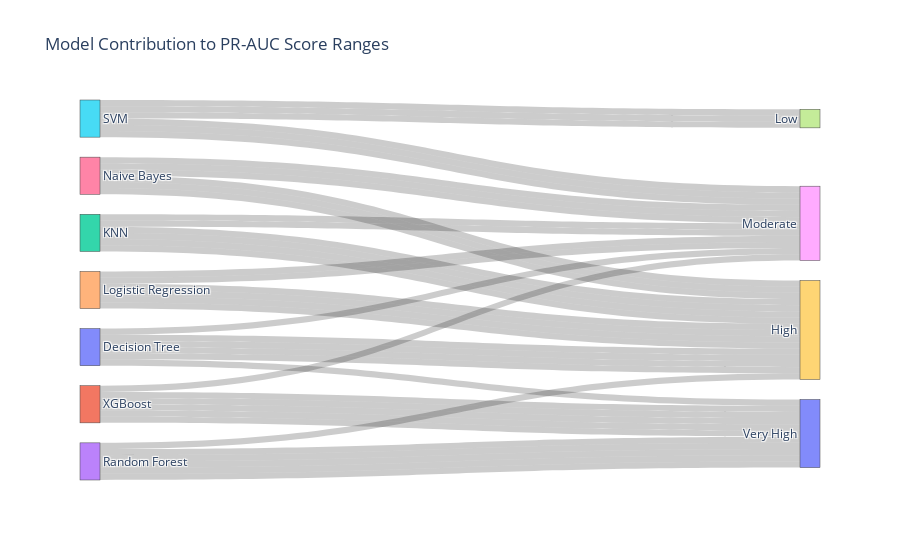

This figure's notebook cell:
### Code cell
import plotly.graph_objects as go

# Example structure for linking models to score ranges
model_scores = df_all[["Model", "PR-AUC"]]
score_ranges = pd.cut(model_scores["PR-AUC"], bins=[0.6, 0.7, 0.8, 0.9, 1.0], labels=["Low", "Moderate", "High", "Very High"])
links = model_scores.assign(ScoreRange=score_ranges)

# Build Sankey Diagram
fig = go.Figure(go.Sankey(
    node=dict(label=list(links["Model"].unique()) + ["Low", "Moderate", "High", "Very High"]),  # Explicit category labels
    link=dict(source=[links["Model"].tolist().index(m) for m in links["Model"]],
              target=[["Low", "Moderate", "High", "Very High"].index(s) + len(links["Model"].unique()) for s in links["ScoreRange"]],
              value=[1] * len(links))
))

fig.update_layout(title_text="Model Contribution to PR-AUC Score Ranges", font_size=12)
fig.show()

### Figure 1 — Plotly figure (JSON) as saved in the notebook; plotly's stock layout.template omitted (floating-point values rounded to 4 significant figures)
{"data": [{"link": {"source": [0, 1, 2, 3, 4, 5, 6, 0, 1, 2, 3, 4, 5, 6, 0, 1, 2, 3, 4, 5, 6, 0, 1, 2, 3, 4, 5, 6, 0, 1, 2, 3, 4, 5, 6, 0, 1, 2, 3, 4, 5, 6], "target": [10, 10, 9, 10, 9, 8, 9, 8, 8, 8, 9, 9, 7, 8, 9, 10, 9, 10, 9, 8, 9, 9, 10, 9, 10, 9, 8, 9, 9, 10, 8, 10, 8, 7, 8, 9, 10, 9, 10, 8, 7, 8], "value": [1, 1, 1, 1, 1, 1, 1, 1, 1, 1, 1, 1, 1, 1, 1, 1, 1, 1, 1, 1, 1, 1, 1, 1, 1, 1, 1, 1, 1, 1, 1, 1, 1, 1, 1, 1, 1, 1, 1, 1, 1, 1]}, "node": {"label": ["Decision Tree", "XGBoost", "KNN", "Random Forest", "Logistic Regression", "SVM", "Naive Bayes", "Low", "Moderate", "High", "Very High"]}, "type": "sankey"}], "layout": {"font": {"size": 12}, "title": {"text": "Model Contribution to PR-AUC Score Ranges"}}}
